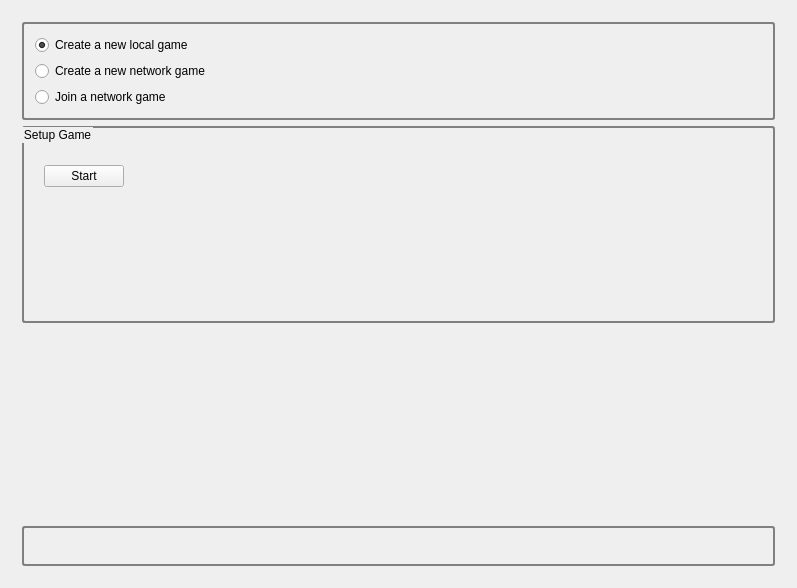
<?xml version="1.0" encoding="UTF-8"?>
<ui version="4.0">
 <class>MainWindow</class>
 <widget class="QMainWindow" name="MainWindow">
  <property name="geometry">
   <rect>
    <x>0</x>
    <y>0</y>
    <width>797</width>
    <height>588</height>
   </rect>
  </property>
  <property name="windowTitle">
   <string>Connect 4</string>
  </property>
  <property name="styleSheet">
   <string notr="true">QGroupBox {
     border: 2px solid gray;
     border-radius: 3px;
 }</string>
  </property>
  <widget class="QWidget" name="centralWidget">
   <layout class="QGridLayout" name="gridLayout">
    <item row="0" column="0">
     <widget class="QStackedWidget" name="stackAppView">
      <property name="currentIndex">
       <number>0</number>
      </property>
      <widget class="QWidget" name="pageGameConf">
       <layout class="QGridLayout" name="gridLayout_4">
        <item row="0" column="0">
         <layout class="QVBoxLayout" name="verticalLayout">
          <item>
           <widget class="QGroupBox" name="gbChooseGameType">
            <property name="styleSheet">
             <string notr="true"/>
            </property>
            <property name="title">
             <string/>
            </property>
            <layout class="QVBoxLayout" name="verticalLayout_3">
             <item>
              <widget class="QRadioButton" name="rbNewGame">
               <property name="text">
                <string>Create a new local game</string>
               </property>
               <property name="checked">
                <bool>true</bool>
               </property>
              </widget>
             </item>
             <item>
              <widget class="QRadioButton" name="rbNewNetworkGame">
               <property name="text">
                <string>Create a new network game</string>
               </property>
              </widget>
             </item>
             <item>
              <widget class="QRadioButton" name="rbNetworkGame">
               <property name="text">
                <string>Join a network game</string>
               </property>
              </widget>
             </item>
            </layout>
           </widget>
          </item>
          <item>
           <widget class="QGroupBox" name="gbSetupGame">
            <property name="sizePolicy">
             <sizepolicy hsizetype="Preferred" vsizetype="Preferred">
              <horstretch>0</horstretch>
              <verstretch>0</verstretch>
             </sizepolicy>
            </property>
            <property name="title">
             <string>Setup Game</string>
            </property>
            <property name="alignment">
             <set>Qt::AlignLeading|Qt::AlignLeft|Qt::AlignVCenter</set>
            </property>
            <layout class="QGridLayout" name="gridLayout_2">
             <property name="leftMargin">
              <number>9</number>
             </property>
             <property name="topMargin">
              <number>20</number>
             </property>
             <item row="0" column="0">
              <widget class="QStackedWidget" name="stackGameType">
               <property name="lineWidth">
                <number>0</number>
               </property>
               <property name="currentIndex">
                <number>0</number>
               </property>
               <widget class="QWidget" name="pageNewGameSetup">
                <layout class="QGridLayout" name="gridLayout_6">
                 <item row="4" column="0">
                  <spacer name="verticalSpacer_2">
                   <property name="orientation">
                    <enum>Qt::Vertical</enum>
                   </property>
                   <property name="sizeHint" stdset="0">
                    <size>
                     <width>20</width>
                     <height>40</height>
                    </size>
                   </property>
                  </spacer>
                 </item>
                 <item row="2" column="0">
                  <widget class="LocalGameConfView" name="localGameConf" native="true"/>
                 </item>
                 <item row="3" column="0">
                  <widget class="QPushButton" name="btnStart">
                   <property name="sizePolicy">
                    <sizepolicy hsizetype="Maximum" vsizetype="Fixed">
                     <horstretch>0</horstretch>
                     <verstretch>0</verstretch>
                    </sizepolicy>
                   </property>
                   <property name="text">
                    <string>Start</string>
                   </property>
                  </widget>
                 </item>
                 <item row="2" column="1" rowspan="3">
                  <spacer name="horizontalSpacer_4">
                   <property name="orientation">
                    <enum>Qt::Horizontal</enum>
                   </property>
                   <property name="sizeHint" stdset="0">
                    <size>
                     <width>40</width>
                     <height>20</height>
                    </size>
                   </property>
                  </spacer>
                 </item>
                </layout>
               </widget>
               <widget class="QWidget" name="pageNewNetworkGameSetup">
                <property name="enabled">
                 <bool>true</bool>
                </property>
                <layout class="QGridLayout" name="gridLayout_7">
                 <item row="1" column="0">
                  <widget class="QPushButton" name="createGamePushButton">
                   <property name="sizePolicy">
                    <sizepolicy hsizetype="Fixed" vsizetype="Fixed">
                     <horstretch>0</horstretch>
                     <verstretch>0</verstretch>
                    </sizepolicy>
                   </property>
                   <property name="text">
                    <string>Create game</string>
                   </property>
                  </widget>
                 </item>
                 <item row="0" column="0">
                  <widget class="NetworkGameView" name="networkGameConfView" native="true"/>
                 </item>
                 <item row="1" column="2">
                  <widget class="QPushButton" name="btnManageIndexServers">
                   <property name="enabled">
                    <bool>true</bool>
                   </property>
                   <property name="sizePolicy">
                    <sizepolicy hsizetype="Maximum" vsizetype="Fixed">
                     <horstretch>0</horstretch>
                     <verstretch>0</verstretch>
                    </sizepolicy>
                   </property>
                   <property name="text">
                    <string>Manage Index Servers...</string>
                   </property>
                  </widget>
                 </item>
                 <item row="1" column="1">
                  <spacer name="horizontalSpacer_5">
                   <property name="orientation">
                    <enum>Qt::Horizontal</enum>
                   </property>
                   <property name="sizeHint" stdset="0">
                    <size>
                     <width>40</width>
                     <height>20</height>
                    </size>
                   </property>
                  </spacer>
                 </item>
                 <item row="0" column="1" colspan="2">
                  <spacer name="horizontalSpacer_3">
                   <property name="orientation">
                    <enum>Qt::Horizontal</enum>
                   </property>
                   <property name="sizeHint" stdset="0">
                    <size>
                     <width>40</width>
                     <height>20</height>
                    </size>
                   </property>
                  </spacer>
                 </item>
                </layout>
               </widget>
               <widget class="QWidget" name="pageJoinGameSetup">
                <layout class="QGridLayout" name="gridLayout_5">
                 <item row="0" column="0">
                  <widget class="JoinGameConfView" name="joinGameConf" native="true"/>
                 </item>
                </layout>
               </widget>
              </widget>
             </item>
            </layout>
           </widget>
          </item>
          <item>
           <spacer name="verticalSpacer">
            <property name="orientation">
             <enum>Qt::Vertical</enum>
            </property>
            <property name="sizeHint" stdset="0">
             <size>
              <width>20</width>
              <height>40</height>
             </size>
            </property>
           </spacer>
          </item>
          <item>
           <widget class="QGroupBox" name="gbStatus">
            <property name="sizePolicy">
             <sizepolicy hsizetype="Preferred" vsizetype="Preferred">
              <horstretch>0</horstretch>
              <verstretch>0</verstretch>
             </sizepolicy>
            </property>
            <property name="styleSheet">
             <string notr="true"/>
            </property>
            <property name="title">
             <string/>
            </property>
            <layout class="QGridLayout" name="gridLayout_3">
             <item row="0" column="0">
              <widget class="QLabel" name="lblStatus">
               <property name="wordWrap">
                <bool>true</bool>
               </property>
              </widget>
             </item>
            </layout>
           </widget>
          </item>
         </layout>
        </item>
       </layout>
      </widget>
     </widget>
    </item>
   </layout>
  </widget>
  <widget class="QMenuBar" name="menuBar">
   <property name="geometry">
    <rect>
     <x>0</x>
     <y>0</y>
     <width>797</width>
     <height>25</height>
    </rect>
   </property>
  </widget>
 </widget>
 <layoutdefault spacing="6" margin="11"/>
 <customwidgets>
  <customwidget>
   <class>NetworkGameView</class>
   <extends>QWidget</extends>
   <header>networkgameview.h</header>
   <container>1</container>
  </customwidget>
  <customwidget>
   <class>LocalGameConfView</class>
   <extends>QWidget</extends>
   <header>localgameconfview.h</header>
   <container>1</container>
  </customwidget>
  <customwidget>
   <class>JoinGameConfView</class>
   <extends>QWidget</extends>
   <header>joingameconfview.h</header>
   <container>1</container>
  </customwidget>
 </customwidgets>
 <resources/>
 <connections>
  <connection>
   <sender>rbNewGame</sender>
   <signal>toggled(bool)</signal>
   <receiver>MainWindow</receiver>
   <slot>gameTypeSelectionChanged()</slot>
   <hints>
    <hint type="sourcelabel">
     <x>81</x>
     <y>61</y>
    </hint>
    <hint type="destinationlabel">
     <x>173</x>
     <y>30</y>
    </hint>
   </hints>
  </connection>
  <connection>
   <sender>rbNetworkGame</sender>
   <signal>toggled(bool)</signal>
   <receiver>MainWindow</receiver>
   <slot>gameTypeSelectionChanged()</slot>
   <hints>
    <hint type="sourcelabel">
     <x>173</x>
     <y>132</y>
    </hint>
    <hint type="destinationlabel">
     <x>458</x>
     <y>33</y>
    </hint>
   </hints>
  </connection>
  <connection>
   <sender>btnStart</sender>
   <signal>clicked()</signal>
   <receiver>MainWindow</receiver>
   <slot>startClicked()</slot>
   <hints>
    <hint type="sourcelabel">
     <x>114</x>
     <y>369</y>
    </hint>
    <hint type="destinationlabel">
     <x>720</x>
     <y>560</y>
    </hint>
   </hints>
  </connection>
  <connection>
   <sender>btnManageIndexServers</sender>
   <signal>clicked()</signal>
   <receiver>MainWindow</receiver>
   <slot>viewIndexServersClicked()</slot>
   <hints>
    <hint type="sourcelabel">
     <x>180</x>
     <y>442</y>
    </hint>
    <hint type="destinationlabel">
     <x>687</x>
     <y>584</y>
    </hint>
   </hints>
  </connection>
  <connection>
   <sender>rbNewNetworkGame</sender>
   <signal>toggled(bool)</signal>
   <receiver>MainWindow</receiver>
   <slot>gameTypeSelectionChanged()</slot>
   <hints>
    <hint type="sourcelabel">
     <x>59</x>
     <y>95</y>
    </hint>
    <hint type="destinationlabel">
     <x>9</x>
     <y>30</y>
    </hint>
   </hints>
  </connection>
  <connection>
   <sender>createGamePushButton</sender>
   <signal>clicked()</signal>
   <receiver>MainWindow</receiver>
   <slot>createNetworkGameClicked()</slot>
   <hints>
    <hint type="sourcelabel">
     <x>286</x>
     <y>235</y>
    </hint>
    <hint type="destinationlabel">
     <x>133</x>
     <y>583</y>
    </hint>
   </hints>
  </connection>
 </connections>
 <slots>
  <slot>viewIndexServersClicked()</slot>
  <slot>gameTypeSelectionChanged()</slot>
  <slot>startClicked()</slot>
  <slot>joinClicked()</slot>
  <slot>refreshClicked()</slot>
  <slot>createNetworkGameClicked()</slot>
  <slot>localGame3dToggled(bool)</slot>
  <slot>player2Clicked()</slot>
  <slot>player1Clicked()</slot>
 </slots>
</ui>
